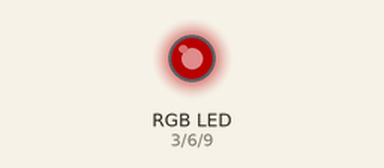
The sketch below on a simulated Arduino Uno, built with avr-gcc and run on an emulated ATmega328P. On the bench: an RGB LED mixed from three pins (HIGH = lit). Dim RGB values are drawn brighter than linear; random numbers use the default seed unless the sketch sets one.

Above: at 0.1 s.
At 12.1 s:
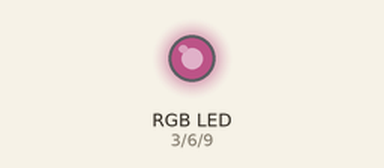
At 14.8 s:
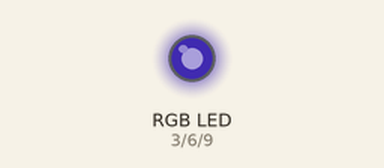
At 32.6 s:
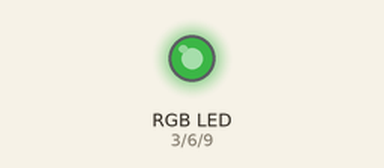
Timing chart, 0 to 40.0 s (numbered marks = the images above):
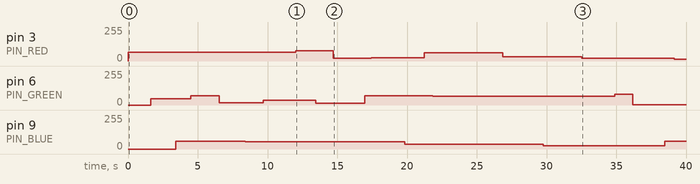

The sketch:

rgb-led.ino
```cpp
const int PIN_RED     = 3;
const int PIN_GREEN   = 6;
const int PIN_BLUE    = 9;

void setup() {
  pinMode(PIN_RED, OUTPUT);
  pinMode(PIN_GREEN, OUTPUT);
  pinMode(PIN_BLUE, OUTPUT);

  randomSeed(analogRead(0));
}

void loop() {
  int pin = random(3);

  if(pin == 0) {
    analogWrite(PIN_BLUE, random(96));
  }
  else if(pin == 1) {
    analogWrite(PIN_GREEN, random(96));
  }
  else {
    analogWrite(PIN_RED, random(96));
  }

  delay(random(3000));
}
```

Measured:
- by itself, pin 3 (PIN_RED): 0/255 → 67/255 at 0.00 s, → 77/255 12.0 s later, → 20/255 2.7 s later, → 24/255 2.7 s later, … (8 changes in this stretch)
- by itself, pin 6 (PIN_GREEN): 0/255 → 48/255 at 1.6 s, → 68/255 2.9 s later, → 17/255 2.0 s later, → 34/255 3.2 s later, … (9 changes in this stretch)
